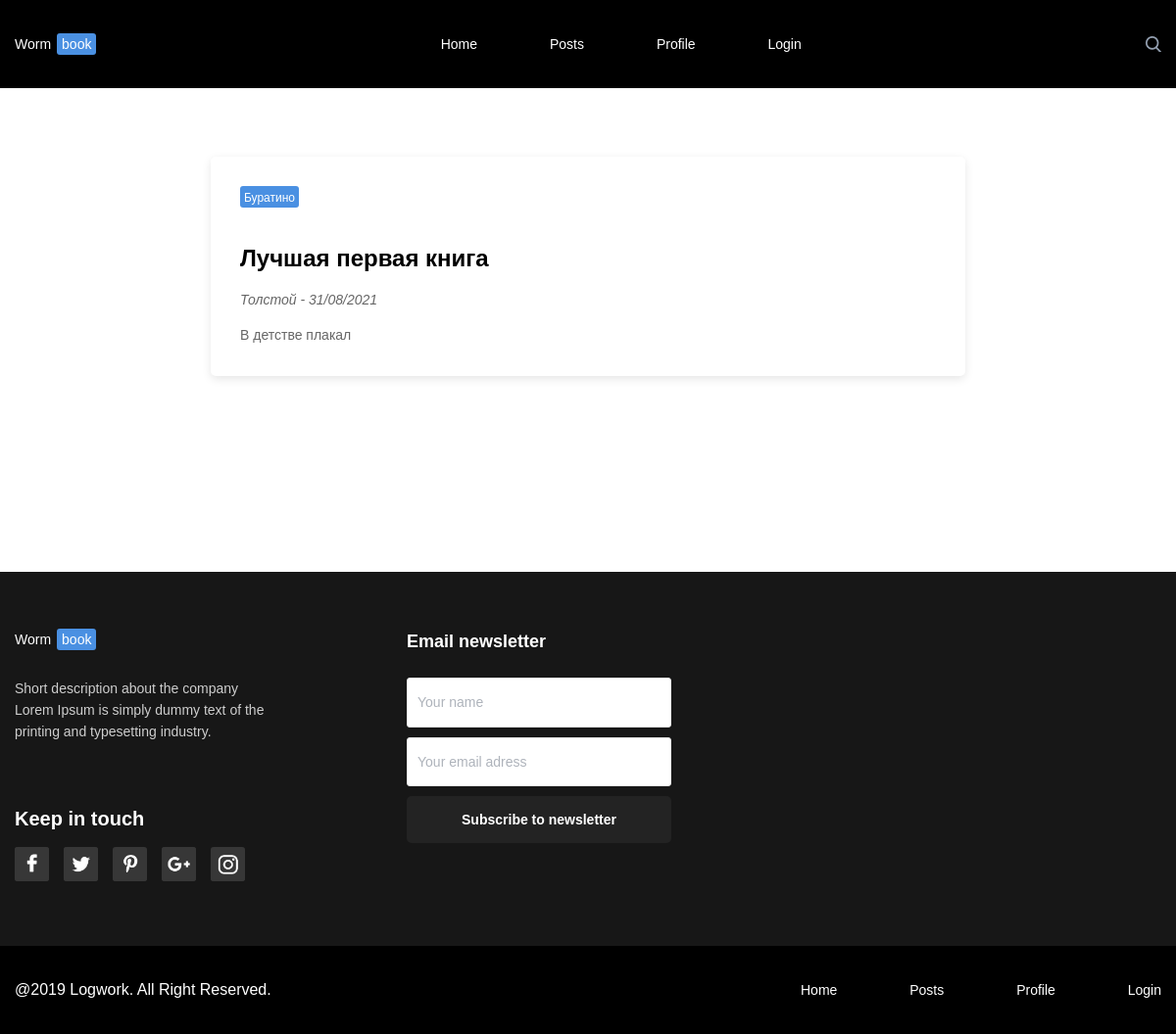
The app's page /post/4 with its own data.
### tables this page shows
CREATE TABLE menu (
id integer primary key autoincrement,
title text not null,
url text not null
);

CREATE TABLE posts (
id integer PRIMARY KEY AUTOINCREMENT,
id_user integer NOT NULL,
article text NOT NULL,
book text NOT NULL,
author text NOT NULL,
post text NOT NULL,
time integer NOT NULL
);

### main.py (the view)
@app.route("/post/<int:post_id>")
def show_post(post_id):
    return render_template('post.html', title=title, post_id=post_id, soc_links=soc_links, menu=dbase.getMenu(), posts=dbase.getPost(
        post_id))

### FDataBase.py (called while the page is built)
    def getMenu(self):
        sql = '''SELECT * FROM menu'''
        try:
            self.__cur.execute(sql)
            res = self.__cur.fetchall()
            if res: return res
        except:
            print("Ошибка чтения из БД")
        return []

    def getPost(self, post_id=None):
        if post_id:
            sql = f'''SELECT * FROM posts WHERE id = {post_id} LIMIT 1'''
        else:
            sql = '''SELECT * FROM posts'''
        try:
            self.__cur.execute(sql)
            res = self.__cur.fetchall()
            if res:
                return res
        except:
            print("Ошибка чтения из БД")
        return []

### main.py (called while the page is built)
@app.before_request
def before_request():
    global dbase
    db = get_db()
    dbase = FDataBase(db)

def get_db():
    if not hasattr(g, 'link_db'):
        g.link_db = connect_db()
    return g.link_db

def connect_db():
    conn = sqlite3.connect(app.config['DATABASE'])
    conn.row_factory = sqlite3.Row
    return conn

### templates/post.html (shortened to what this page needs)
{% extends 'base.html' %}
{% block content %}
{% for post in posts -%}
    <div class="two-column content__two-column">
        <section class="column-main">
            <article class="big-post column-main__big-post">
                    <div class="post">
                        <p class="card big-post__card">{{post.book}}</p>
                            <h2 class="">{{post.article}}</h2>
                        <p class="big-post__subtitle">{{post.author}} - {{post.time}}</p>
                        <p class="big-post__text">{{post.post}}</p>
                    </div>
            </article>
        </section>
    </div>
{% endfor -%}
{% endblock content %}

### templates/base.html (shortened to what this page needs)
<!DOCTYPE html>
<html lang="en">
<head>
    <link rel="stylesheet" href="{{url_for('static', filename="/css/pages/base.css")}}">
</head>
<body>
  <div class="page">
    <section class="header">
        <div class="header__content">
        <h1 class="logo header__logo">
          {{title.split()[0]}}<span class="logo__card">{{title.split()[1]}}</span>
        </h1>
        {% block mainmenu -%}
        <nav class="navigation">
          <ul class="navigation__link-list">
            {% for link in menu -%}
            <li class="navigation__list-item navigation__list-item_border"><a href="{{link.url}}" class="navigation__link">{{link.title}}</a></li>
            {% endfor -%}
          </ul>
        </nav>
        {% endblock mainmenu -%}
        <div class="header__search"></div>
      </div>
    </section>
    <main class="content page__content">
      {% block content %}
      {% endblock content %}
    </main>
    <footer class="footer page__footer">
      {% block footer %}
      <section class="footer__top-row">
        <div class="footer__about footer__about_margin_right">
          <p class="logo footer__logo">
            {{title.split()[0]}}<span class="logo__card">{{title.split()[1]}}</span>
          </p>
          <p class="footer__text">Short description about the company Lorem Ipsum
                                is simply dummy text of the printing and typesetting industry.
          </p>
          <div class="social-links footer__social-links">
            <h2 class="social-links__head">Keep in touch</h2>
            <ul class="social-links__list">
              {% block soc_menu_links -%}
              {% for link in soc_links -%}
              <li class="social-links__list-item social-links__list-item_border">
                <a href="{{link.url}}" class="social-links__link">
                  <img src="{{link.icon}}" alt="{{link.alt}}" class="social-links__pic">
                </a>
              </li>
              {% endfor -%}
              {% endblock soc_menu_links -%}
            </ul>
          </div>
        </div>
        <section class="newsletter footer__newsletter">
          <h2 class="newsletter__head">Email newsletter</h2>
          <input type="text" class="newsletter__name newsletter__name_place_footer" placeholder="Your name">
          <input type="email" class="newsletter__email newsletter__email_place_footer" placeholder="Your email adress">
          <button class="big-button newsletter__big-button">Subscribe to newsletter</button>
        </section>
      </section>
      <section class="footer__bottom-row">
        <div class="footer__bottom-row-content">
          <p class="footer__copi-right">@2019 Logwork. All Right Reserved.</p>
          <nav class="navigation">
            <ul class="navigation__link-list">
              {% for link in menu -%}
              <li class="navigation__list-item navigation__list-item_border"><a href="{{link.url}}" class="navigation__link">{{link.title}}</a></li>
              {% endfor -%}
            </ul>
          </nav>
        </div>
      </section>
    {% endblock footer %}
    </footer>
  </div>
</body>
</html>

### static/css/blocks/page/page.css (style rules this page uses)
.page { max-width: 1920px; display: flex; flex-direction: column; font-family: "PT-sans", sans-serif; margin: 0 auto; }

### static/css/blocks/content/content.css (style rules this page uses)
.content { display: flex; flex-direction: column; width: 1170px; margin: 0 auto; }

### static/css/blocks/logo/logo.css (style rules this page uses)
.logo { font-size: 14px; line-height: 18px; font-weight: normal; }

### static/css/blocks/card/card.css (style rules this page uses)
.card { background-color: #4A90E2; border-radius: 3px; font-weight: normal; font-size: 12px; line-height: 16px; color: white; margin: 0; width: 60px; text-align: center; padding: 4px 0 2px; }

### static/css/blocks/header/header.css (style rules this page uses)
.header { max-width: 1920px; min-height: 90px; background-color: black; display: flex; justify-content: center; align-items: center; color: white; }

### static/css/blocks/two-column/two-column.css (style rules this page uses)
.two-column { display: flex; justify-content: center; }

### static/css/blocks/column-main/column-main.css (style rules this page uses)
.column-main { width: 770px; display: flex; flex-direction: column; }

### static/css/blocks/big-post/big-post.css (style rules this page uses)
.big-post { position: relative; box-sizing: border-box; }

### static/css/blocks/post/post.css (style rules this page uses)
.post { box-sizing: border-box; padding: 70px 30px 30px 30px; border-radius: 5px; box-shadow: 0px 3px 10px rgba(0, 0, 0, 0.1); background-color: white; }

### static/css/blocks/big-button/big-button.css (style rules this page uses)
.big-button { font-weight: bold; font-size: 14px; line-height: 18px; color: white; background: #232323; border-radius: 5px; padding: 15px 0; border: 0; }

### static/css/blocks/newsletter/newsletter.css (style rules this page uses)
.newsletter { display: flex; flex-direction: column; }

### static/css/blocks/footer/footer.css (style rules this page uses)
.footer { display: flex; flex-direction: column; align-items: center; max-width: 1920px; min-width: 1170px; background-color:#171717; }

### static/css/blocks/page/__content/page__content.css (style rules this page uses)
.page__content { margin: 0 auto; }

### static/css/blocks/page/__footer/page__footer.css (style rules this page uses)
.page__footer { margin-top: 200px; }

### static/css/blocks/content/__two-column/content__two-column.css (style rules this page uses)
.content__two-column { margin-top: 70px; }

### static/css/blocks/logo/__card/logo__card.css (style rules this page uses)
.logo__card { padding: 3px 5px; background-color: #4A90E2; border-radius: 3px; margin-left: 6px; }

### static/css/blocks/header/__search/header__search.css (style rules this page uses)
.header__search { background-image: url(../../../../images/Shape.png); background-size: cover; width: 16px; height: 16px; }

### static/css/blocks/header/__content/header__content.css (style rules this page uses)
.header__content { display: flex; justify-content: space-between; align-items: center; min-width: 1170px; background-color: black; }

### static/css/blocks/header/__logo/header__logo.css (style rules this page uses)
.header__logo { margin: 0; }

### static/css/blocks/navigation/__link-list/navigation__link-list.css (style rules this page uses)
.navigation__link-list { list-style: none; display: flex; justify-content: space-between; min-width: 368px; height: 18px; padding: 0; }

### static/css/blocks/navigation/__link/navigation__link.css (style rules this page uses)
.navigation__link { text-decoration: none; color: white; font-size: 14px; line-height: 18px; }

### static/css/blocks/column-main/__big-post/column-main__big-post.css (style rules this page uses)
.column-main__big-post { margin: 180px 0 0 0; }
.column-main__big-post:nth-of-type(1) { margin: 0 0 0 0; }

### static/css/blocks/big-post/__subtitle/big-post__subtitle.css (style rules this page uses)
.big-post__subtitle { margin: 15px 0 0 0; font-weight: normal; font-size: 14px; line-height: 18px; color: #666666; font-style: italic; }

### static/css/blocks/big-post/__text/big-post__text.css (style rules this page uses)
.big-post__text { margin: 15px 0 0 0; font-weight: normal; font-size: 14px; line-height: 24px; color: #666666; }

### static/css/blocks/big-post/__card/big-post__card.css (style rules this page uses)
.big-post__card { position: absolute; top: 30px; left: 30px; }

### static/css/blocks/newsletter/__email/newsletter__email.css (style rules this page uses)
.newsletter__email { margin: 10px 0 10px 0; min-height: 50px; background: #FFFFFF; border: 1px solid #E5E5E5; box-sizing: border-box; border-radius: 3px; padding: 15px 10px; }
.newsletter__email::placeholder { font-weight: normal; font-size: 14px; line-height: 18px; color: #AEB3BB; }

### static/css/blocks/newsletter/__head/newsletter__head.css (style rules this page uses)
.newsletter__head { font-weight: bold; font-size: 18px; line-height: 23px; margin: 0; }

### static/css/blocks/newsletter/__name/newsletter__name.css (style rules this page uses)
.newsletter__name { min-height: 50px; background: #FFFFFF; border: 1px solid #E5E5E5; box-sizing: border-box; border-radius: 3px; padding: 15px 10px; }
.newsletter__name::placeholder { font-weight: normal; font-size: 14px; line-height: 18px; color: #AEB3BB; }

### static/css/blocks/newsletter/__big-button/newsletter__big-button.css (style rules this page uses)
.newsletter__big-button { margin: 0; }

### static/css/blocks/footer/__about/footer__about.css (style rules this page uses)
.footer__about { width: 270px; }

### static/css/blocks/footer/__bottom-row/footer__bottom-row.css (style rules this page uses)
.footer__bottom-row { display: flex; justify-content: center; width: 100%; background-color: black; }

### static/css/blocks/footer/__copi-right/footer__copi-right.css (style rules this page uses)
.footer__copi-right { color: white; }

### static/css/blocks/footer/__text/footer__text.css (style rules this page uses)
.footer__text { font-weight: normal; font-size: 14px; line-height: 22px; color: #CECECE; margin: 30px 0 0 0; }

### static/css/blocks/footer/__top-row/footer__top-row.css (style rules this page uses)
.footer__top-row { min-width: 1170px; display: flex; background-color:#171717; color: white; padding: 60px 0 50px; }

### static/css/blocks/footer/__bottom-row-content/footer__bottom-row-content.css (style rules this page uses)
.footer__bottom-row-content { display: flex; justify-content: space-between; align-items: center; min-height: 90px; min-width: 1170px; }

### static/css/blocks/footer/__newsletter/footer__newsletter.css (style rules this page uses)
.footer__newsletter { width: 270px; }

### static/css/blocks/footer/__logo/footer__logo.css (style rules this page uses)
.footer__logo { margin: 0; }

### static/css/blocks/footer/__social-links/footer__social-links.css (style rules this page uses)
.footer__social-links { margin: 65px 0 0 0; }

### static/css/blocks/social-links/__head/social-links__head.css (style rules this page uses)
.social-links__head { font-weight: bold; font-size: 20px; line-height: 26px; margin: 0; }

### static/css/blocks/social-links/__list-item/social-links__list-item.css (style rules this page uses)
.social-links__list-item { background-color: #373737; border-radius: 3px; margin-left: 15px; }
.social-links__list-item:nth-of-type(1) { margin-left: 0; }

### static/css/blocks/social-links/__list/social-links__list.css (style rules this page uses)
.social-links__list { list-style: none; padding: 0; display: flex; }

### static/css/blocks/social-links/__pic/social-links__pic.css (style rules this page uses)
.social-links__pic { width: 35px; object-fit: cover; border-radius: 3px; }

### static/css/blocks/social-links/__link/social-links__link.css (style rules this page uses)
.social-links__link { width: 35px; height: 35px; display: flex; justify-content: center; align-items: center; }

### static/css/blocks/newsletter/__name/_place/newsletter__name_place_footer.css (style rules this page uses)
.newsletter__name_place_footer { margin: 25px 0 0 0; }

### static/css/blocks/footer/__about/_margin/footer__about_margin_right.css (style rules this page uses)
.footer__about_margin_right { margin-right: 130px; }

### records on screen
menu: title "Home"
menu: title "Posts"
menu: title "Profile"
menu: title "Login"
posts: book "Буратино", article "Лучшая первая книга", author "Толстой", time "31/08/2021", post "В детстве плакал"

### other values on screen
{{ title.split()[0] }} "Worm"
{{ title.split()[1] }} "book"
